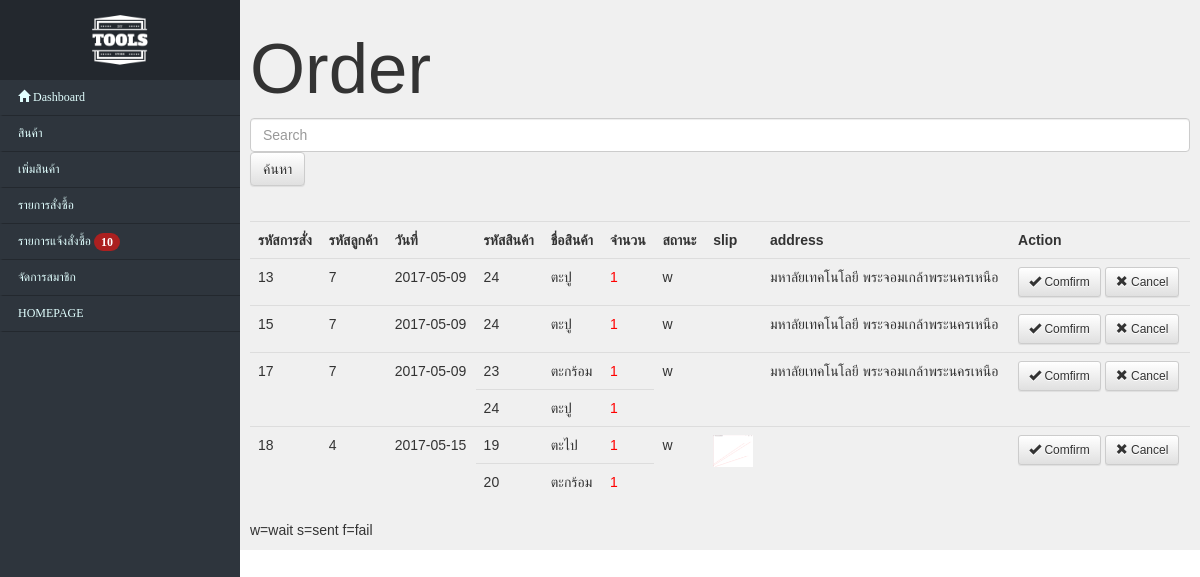
The page /backend/index.php?action=order on the database as committed earlier.
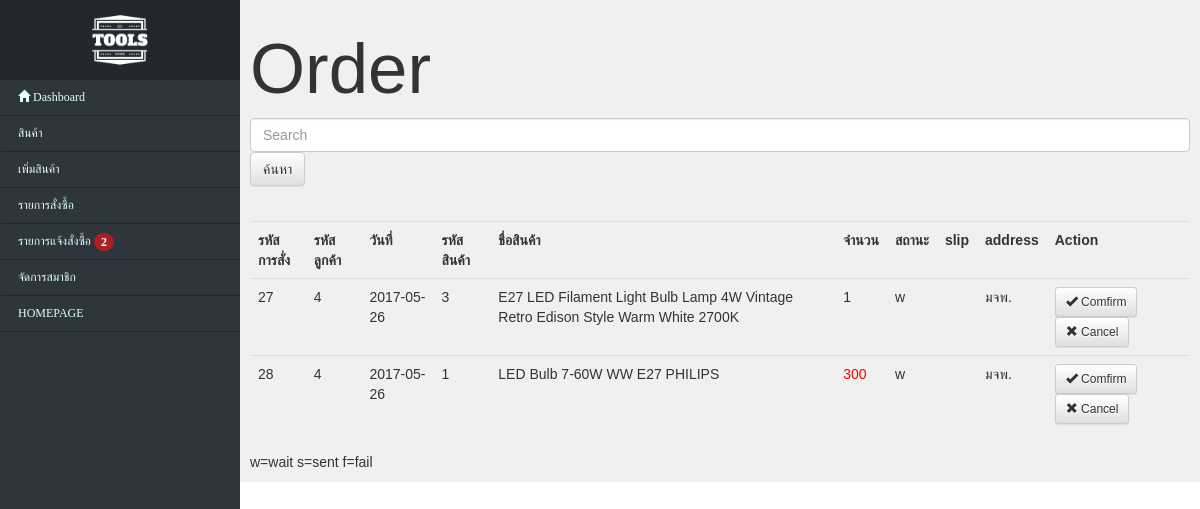
The same page on the database as committed later.
### tables this page shows
CREATE TABLE `table_order` (
  `order_id` int(10) UNSIGNED NOT NULL,
  `member_id` int(10) NOT NULL,
  `date` date NOT NULL,
  `pay` char(1) NOT NULL DEFAULT 'w',
  `payslip` varchar(50) DEFAULT NULL
);

CREATE TABLE `table_bill` (
  `bill_id` int(10) UNSIGNED NOT NULL,
  `order_id` int(10) NOT NULL,
  `product_id` int(10) NOT NULL,
  `amount` int(4) NOT NULL
);

CREATE TABLE `table_member` (
  `member_id` int(10) UNSIGNED NOT NULL,
  `username` varchar(50) NOT NULL,
  `password` varchar(50) NOT NULL,
  `email` varchar(50) NOT NULL,
  `firstname` varchar(30) DEFAULT NULL,
  `lastname` varchar(30) DEFAULT NULL,
  `date_register` varchar(50) NOT NULL,
  `status` int(10) NOT NULL,
  `picture` varchar(200) NOT NULL,
  `address` varchar(100) DEFAULT NULL
);

CREATE TABLE `table_product` (
  `product_id` int(10) UNSIGNED NOT NULL,
  `product_name` varchar(100) NOT NULL,
  `product_price` int(7) NOT NULL,
  `product_category` varchar(20) NOT NULL,
  `product_type` varchar(50) NOT NULL,
  `product_picture` varchar(255) NOT NULL,
  `product_number` int(50) NOT NULL,
  `product_desc` varchar(1024) NOT NULL
);

### backend/order/order.php (the view, shortened to what the changed rows need)
  <h1>Order</h1>
  <br>
  <?php
  if(isset($_POST['searchb'])){
    $sql_select_product = 'SELECT * FROM table_order torder
INNER JOIN table_bill tbill ON torder.order_id=tbill.order_id
INNER JOIN table_product tpro ON tbill.product_id=tpro.product_id
INNER JOIN table_member tmem ON torder.member_id=tmem.member_id WHERE torder.order_id LIKE "%'.$_POST['search'].'%"OR torder.date LIKE "%'.$_POST['search'].'%"';
  }
  else{
    $sql_select_product = 'SELECT * FROM table_order torder
INNER JOIN table_bill tbill ON torder.order_id=tbill.order_id
INNER JOIN table_product tpro ON tbill.product_id=tpro.product_id
INNER JOIN table_member tmem ON torder.member_id=tmem.member_id WHERE pay="w"';
  }
?>
<table class="table" style="border:1px solid black;">
  <tr>
    <th>
      รหัสการสั่ง
    </th>
    <th>
      รหัสลูกค้า
    </th>
    <th>
      วันที่
    </th>
    <th>
      รหัสสินค้า
    </th>
    <th>
      ชื่อสินค้า
    </th>
    <th>
      จำนวน
    </th>
    <th>
      สถานะ
    </th>
    <th>
      slip
    </th>
    <th>
      address
    </th>
    <th>
     Action
   </th>
  </tr>
  <?php
  include 'save.php';
  $result = $connect->query($sql_select_product);
  $result2 = $connect->query($sql_select_product);
   while ($row = $result->fetch_assoc()){
     if(!isset($rowspan[$row['order_id']])){
       $rowspan[$row['order_id']]=0;
     }
     $rowspan[$row['order_id']]+=1;
   }
 while ($row = $result2->fetch_assoc()){
   ?>
   <form class="" action="#" method="post" >
      <tr>
      <?php if($rowspan[$row['order_id']]!=0){ ?>
        <td rowspan=<?php echo '"'.$rowspan[$row['order_id']].'"'; ?>>
          <?php echo $row['order_id']; ?>
        </td>
        <td rowspan=<?php echo '"'.$rowspan[$row['order_id']].'"'; ?>>
          <?php echo $row['member_id']; ?>
        </td>
        <td rowspan=<?php echo '"'.$rowspan[$row['order_id']].'"'; ?>>
          <?php echo $row['date'];} ?>
        </td>
        <td>
          <?php echo $row['product_id']; ?>
        </td>
        <td>
          <?php echo $row['product_name']; ?>
        </td>
        <td>
          <?php $color='';if($row['amount']>$row['product_number']){$color='red';}?>
          <span style="color:<?php echo $color; ?>;"><?php echo $row['amount']; ?></span>
        </td>
        <?php if($rowspan[$row['order_id']]!=0){ ?>
        <td rowspan=<?php echo '"'.$rowspan[$row['order_id']].'"'; ?>>
          <?php echo $row['pay']; ?>
        </td>
        <td rowspan=<?php echo '"'.$rowspan[$row['order_id']].'"'; ?>>
          <?php if($row['payslip']!=""){ ?>
          <a href="<?php echo $row['payslip']; ?>" target="_blank">
            <img style="width:40px;height:auto;" class="slip" src="<?php echo $row['payslip']; ?>" alt="">
          </a>
          <?php } ?>
        </td>
        <td rowspan=<?php echo '"'.$rowspan[$row['order_id']].'"'; ?>>
            <?php echo $row['address']; ?>
        </td>
        <td rowspan=<?php echo '"'.$rowspan[$row['order_id']].'"'; ?>>
          <button type="submit" name="sent" id="<?php echo $row['order_id']; ?>" class="btn btn-default btn-sm" aria-label="Left Align" onclick="bool='e';" <?php  ?>>
            <span class="glyphicon glyphicon-ok" aria-hidden="true"></span> Comfirm
          </button>
          <button type="submit" name="cancel" class="btn btn-default btn-sm" aria-label="Left Align" onclick="bool='d';">
            <span class="glyphicon glyphicon-remove" aria-hidden="true"></span> Cancel
          </button>
          <?php $rowspan[$row['order_id']]=0; }?>
        </td>
      </tr>
     </form>
  <?php
    }
?>
</table>

### backend/template/header.php (shortened to what the changed rows need)
<!DOCTYPE html>
<html>
  <head>
<link rel="stylesheet" href="https://maxcdn.bootstrapcdn.com/bootstrap/3.3.7/css/bootstrap.min.css">
<link rel="stylesheet" href="https://maxcdn.bootstrapcdn.com/bootstrap/3.3.7/css/bootstrap-theme.min.css">
<link rel="stylesheet" type="text/css" href="..\/css/css1.css">
<link rel="stylesheet" type="text/css" href="..\/css/all.css">
  </head>
  <body >
<div class="nav-side-menu">
<?php
  $sql="SELECT COUNT(order_id) as noti FROM table_order WHERE pay='w'";
  $select = $connect->query($sql);
  $count=0;
  while ($row = $select->fetch_assoc()) {$count=$row['noti'];}
 ?>
    <div class="menu-list">
        <ul id="menu-content" class="menu-content collapse out">
                <a href="?action=order"><li>รายการแจ้งสั่งซื้อ<span class="sr-only">(current)</span> <?php if($count!=0){ ?><span class="badge"><?php echo $count; ?></span><?php } ?></li></a>
        </ul>
     </div>
</div>

Rows that differ between the two databases and show on the page:
removed table_order: table_bill.order_id "13", member.member_id "7", date "2017-05-09", table_product.product_id "24", table_product.product_name "ตะปู", table_bill.amount "1", pay "w", member.address "มหาลัยเทคโนโลยี พระจอมเกล้าพระนครเหนือ"
removed table_order: table_bill.order_id "15", member.member_id "7", date "2017-05-09", table_product.product_id "24", table_product.product_name "ตะปู", table_bill.amount "1", pay "w", member.address "มหาลัยเทคโนโลยี พระจอมเกล้าพระนครเหนือ"
removed table_order: table_bill.order_id "17", member.member_id "7", date "2017-05-09", table_product.product_id "23", table_product.product_name "ตะกร้อม", table_bill.amount "1", pay "w", member.address "มหาลัยเทคโนโลยี พระจอมเกล้าพระนครเหนือ", table_product.product_id "24", table_product.product_name "ตะปู"
no longer on this page (row edited): table_order: table_bill.order_id "18", member.member_id "4", date "2017-05-15", table_product.product_id "19", table_product.product_name "ตะไป", table_bill.amount "1", pay "w", payslip (picture), table_product.product_id "20", table_product.product_name "ตะกร้อม"
added table_order: table_bill.order_id "27", member.member_id "4", date "2017-05-26", table_product.product_id "3", table_product.product_name "E27 LED Filament Light Bulb Lamp 4W Vintage Retro Edison Style Warm White 2700K", table_bill.amount "1", pay "w", member.address "มจพ."
added table_order: table_bill.order_id "28", member.member_id "4", date "2017-05-26", table_product.product_id "1", table_product.product_name "LED Bulb 7-60W WW E27 PHILIPS", table_bill.amount "300", pay "w", member.address "มจพ."
Other text that changed with them:
$count: "10" → "2"
